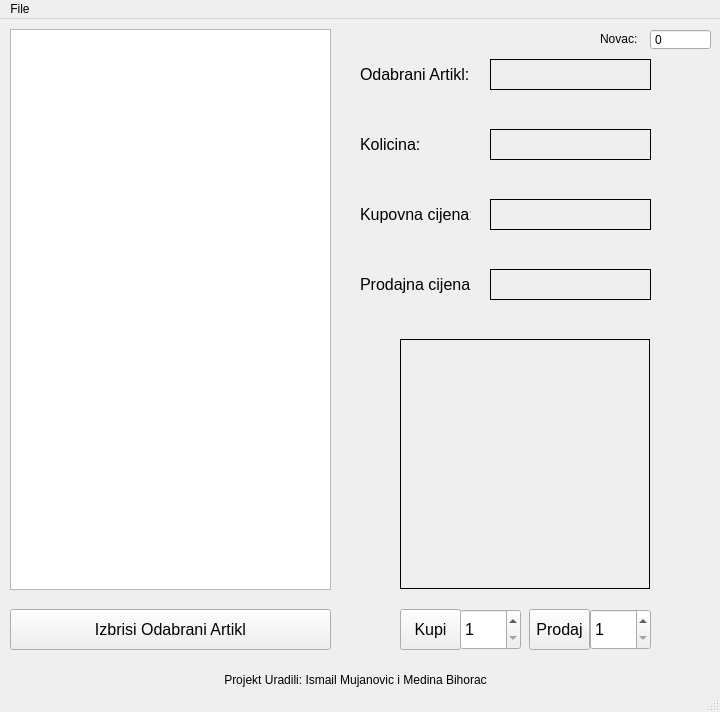
<?xml version="1.0" encoding="UTF-8"?>
<ui version="4.0">
 <class>MainWindow</class>
 <widget class="QMainWindow" name="MainWindow">
  <property name="geometry">
   <rect>
    <x>0</x>
    <y>0</y>
    <width>720</width>
    <height>712</height>
   </rect>
  </property>
  <property name="windowTitle">
   <string>Store Application</string>
  </property>
  <widget class="QWidget" name="centralwidget">
   <widget class="QListWidget" name="lstProducts">
    <property name="geometry">
     <rect>
      <x>10</x>
      <y>10</y>
      <width>321</width>
      <height>561</height>
     </rect>
    </property>
   </widget>
   <widget class="QLabel" name="label">
    <property name="geometry">
     <rect>
      <x>360</x>
      <y>40</y>
      <width>141</width>
      <height>31</height>
     </rect>
    </property>
    <property name="font">
     <font>
      <pointsize>12</pointsize>
     </font>
    </property>
    <property name="text">
     <string>Odabrani Artikl:</string>
    </property>
   </widget>
   <widget class="QLabel" name="label_2">
    <property name="geometry">
     <rect>
      <x>360</x>
      <y>110</y>
      <width>91</width>
      <height>31</height>
     </rect>
    </property>
    <property name="font">
     <font>
      <pointsize>12</pointsize>
     </font>
    </property>
    <property name="text">
     <string>Kolicina:</string>
    </property>
   </widget>
   <widget class="QLabel" name="lblProductName">
    <property name="geometry">
     <rect>
      <x>490</x>
      <y>40</y>
      <width>161</width>
      <height>31</height>
     </rect>
    </property>
    <property name="font">
     <font>
      <pointsize>12</pointsize>
     </font>
    </property>
    <property name="frameShape">
     <enum>QFrame::Panel</enum>
    </property>
    <property name="text">
     <string/>
    </property>
   </widget>
   <widget class="QLabel" name="lblQuantity">
    <property name="geometry">
     <rect>
      <x>490</x>
      <y>110</y>
      <width>161</width>
      <height>31</height>
     </rect>
    </property>
    <property name="font">
     <font>
      <pointsize>12</pointsize>
     </font>
    </property>
    <property name="frameShape">
     <enum>QFrame::Panel</enum>
    </property>
    <property name="text">
     <string/>
    </property>
   </widget>
   <widget class="QLabel" name="lblImage">
    <property name="geometry">
     <rect>
      <x>400</x>
      <y>320</y>
      <width>250</width>
      <height>250</height>
     </rect>
    </property>
    <property name="font">
     <font>
      <pointsize>12</pointsize>
     </font>
    </property>
    <property name="frameShape">
     <enum>QFrame::Panel</enum>
    </property>
    <property name="text">
     <string/>
    </property>
   </widget>
   <widget class="QPushButton" name="btnRemove">
    <property name="geometry">
     <rect>
      <x>10</x>
      <y>590</y>
      <width>321</width>
      <height>41</height>
     </rect>
    </property>
    <property name="font">
     <font>
      <pointsize>12</pointsize>
     </font>
    </property>
    <property name="text">
     <string>Izbrisi Odabrani Artikl</string>
    </property>
   </widget>
   <widget class="QLabel" name="label_6">
    <property name="geometry">
     <rect>
      <x>220</x>
      <y>640</y>
      <width>271</width>
      <height>41</height>
     </rect>
    </property>
    <property name="text">
     <string>Projekt Uradili: Ismail Mujanovic i Medina Bihorac</string>
    </property>
    <property name="alignment">
     <set>Qt::AlignCenter</set>
    </property>
   </widget>
   <widget class="QPushButton" name="btnSell">
    <property name="geometry">
     <rect>
      <x>529</x>
      <y>590</y>
      <width>61</width>
      <height>41</height>
     </rect>
    </property>
    <property name="font">
     <font>
      <pointsize>12</pointsize>
     </font>
    </property>
    <property name="text">
     <string>Prodaj</string>
    </property>
   </widget>
   <widget class="QPushButton" name="btnBuy">
    <property name="geometry">
     <rect>
      <x>400</x>
      <y>590</y>
      <width>61</width>
      <height>41</height>
     </rect>
    </property>
    <property name="font">
     <font>
      <pointsize>12</pointsize>
     </font>
    </property>
    <property name="text">
     <string>Kupi</string>
    </property>
   </widget>
   <widget class="QLabel" name="label_5">
    <property name="geometry">
     <rect>
      <x>600</x>
      <y>10</y>
      <width>41</width>
      <height>20</height>
     </rect>
    </property>
    <property name="text">
     <string>Novac:</string>
    </property>
    <property name="alignment">
     <set>Qt::AlignLeading|Qt::AlignLeft|Qt::AlignVCenter</set>
    </property>
   </widget>
   <widget class="QLabel" name="label_4">
    <property name="geometry">
     <rect>
      <x>360</x>
      <y>250</y>
      <width>111</width>
      <height>31</height>
     </rect>
    </property>
    <property name="font">
     <font>
      <pointsize>12</pointsize>
     </font>
    </property>
    <property name="text">
     <string>Prodajna cijena:</string>
    </property>
   </widget>
   <widget class="QLabel" name="label_3">
    <property name="geometry">
     <rect>
      <x>360</x>
      <y>180</y>
      <width>111</width>
      <height>31</height>
     </rect>
    </property>
    <property name="font">
     <font>
      <pointsize>12</pointsize>
     </font>
    </property>
    <property name="text">
     <string>Kupovna cijena:</string>
    </property>
   </widget>
   <widget class="QLabel" name="lblBuyingPrice">
    <property name="geometry">
     <rect>
      <x>490</x>
      <y>180</y>
      <width>161</width>
      <height>31</height>
     </rect>
    </property>
    <property name="font">
     <font>
      <pointsize>12</pointsize>
     </font>
    </property>
    <property name="frameShape">
     <enum>QFrame::Panel</enum>
    </property>
    <property name="text">
     <string/>
    </property>
   </widget>
   <widget class="QLabel" name="lblSellingPrice">
    <property name="geometry">
     <rect>
      <x>490</x>
      <y>250</y>
      <width>161</width>
      <height>31</height>
     </rect>
    </property>
    <property name="font">
     <font>
      <pointsize>12</pointsize>
     </font>
    </property>
    <property name="frameShape">
     <enum>QFrame::Panel</enum>
    </property>
    <property name="text">
     <string/>
    </property>
   </widget>
   <widget class="QSpinBox" name="sbBuy">
    <property name="geometry">
     <rect>
      <x>460</x>
      <y>590</y>
      <width>61</width>
      <height>41</height>
     </rect>
    </property>
    <property name="font">
     <font>
      <pointsize>12</pointsize>
     </font>
    </property>
    <property name="minimum">
     <number>1</number>
    </property>
    <property name="maximum">
     <number>1000</number>
    </property>
    <property name="singleStep">
     <number>10</number>
    </property>
   </widget>
   <widget class="QSpinBox" name="sbSell">
    <property name="geometry">
     <rect>
      <x>590</x>
      <y>590</y>
      <width>61</width>
      <height>41</height>
     </rect>
    </property>
    <property name="font">
     <font>
      <pointsize>12</pointsize>
     </font>
    </property>
    <property name="buttonSymbols">
     <enum>QAbstractSpinBox::UpDownArrows</enum>
    </property>
    <property name="minimum">
     <number>1</number>
    </property>
    <property name="maximum">
     <number>1000</number>
    </property>
    <property name="singleStep">
     <number>10</number>
    </property>
   </widget>
   <widget class="QSpinBox" name="sbMoney">
    <property name="geometry">
     <rect>
      <x>650</x>
      <y>10</y>
      <width>61</width>
      <height>21</height>
     </rect>
    </property>
    <property name="wrapping">
     <bool>false</bool>
    </property>
    <property name="frame">
     <bool>true</bool>
    </property>
    <property name="readOnly">
     <bool>true</bool>
    </property>
    <property name="buttonSymbols">
     <enum>QAbstractSpinBox::NoButtons</enum>
    </property>
    <property name="minimum">
     <number>-999999999</number>
    </property>
    <property name="maximum">
     <number>999999999</number>
    </property>
   </widget>
  </widget>
  <widget class="QMenuBar" name="menubar">
   <property name="geometry">
    <rect>
     <x>0</x>
     <y>0</y>
     <width>720</width>
     <height>21</height>
    </rect>
   </property>
   <widget class="QMenu" name="menuFile">
    <property name="title">
     <string>File</string>
    </property>
    <addaction name="menuNewProduct"/>
    <addaction name="menuEditSelectedProduct"/>
    <addaction name="separator"/>
    <addaction name="menuSaveProducts"/>
    <addaction name="menuLoadProducts"/>
    <addaction name="separator"/>
    <addaction name="menuExit"/>
   </widget>
   <addaction name="menuFile"/>
  </widget>
  <widget class="QStatusBar" name="statusbar"/>
  <action name="actionNew_Product">
   <property name="text">
    <string>New Product</string>
   </property>
  </action>
  <action name="menuNewProduct">
   <property name="text">
    <string>Novi Artikl</string>
   </property>
  </action>
  <action name="menuEditSelectedProduct">
   <property name="text">
    <string>Uredi Odabrani Artikl</string>
   </property>
  </action>
  <action name="menuSaveProducts">
   <property name="text">
    <string>Spasi Artikle</string>
   </property>
  </action>
  <action name="menuLoadProducts">
   <property name="text">
    <string>Ucitaj Artikle</string>
   </property>
  </action>
  <action name="menuExit">
   <property name="text">
    <string>Izadji</string>
   </property>
  </action>
 </widget>
 <resources/>
 <connections/>
</ui>
